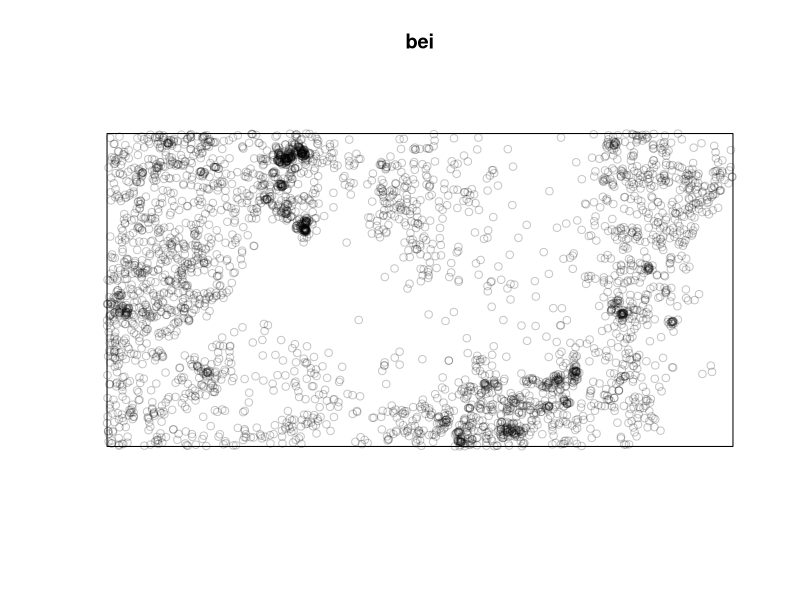
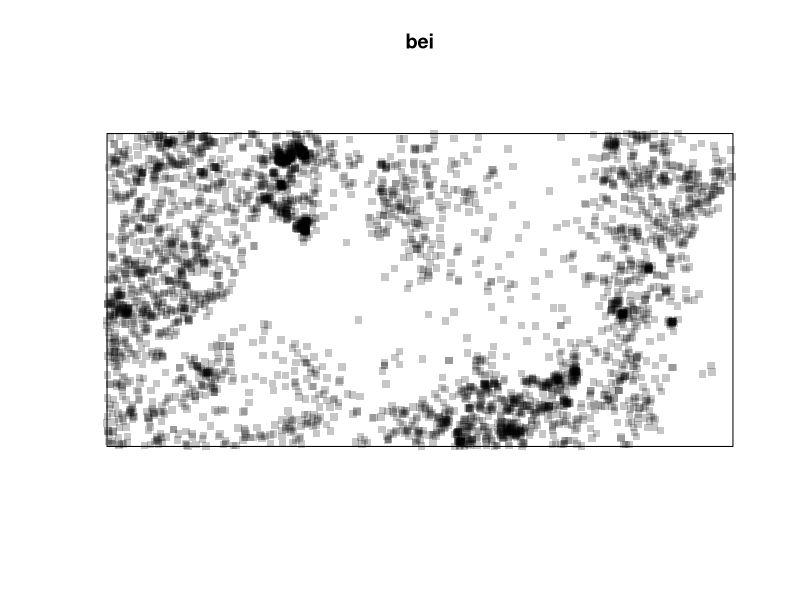
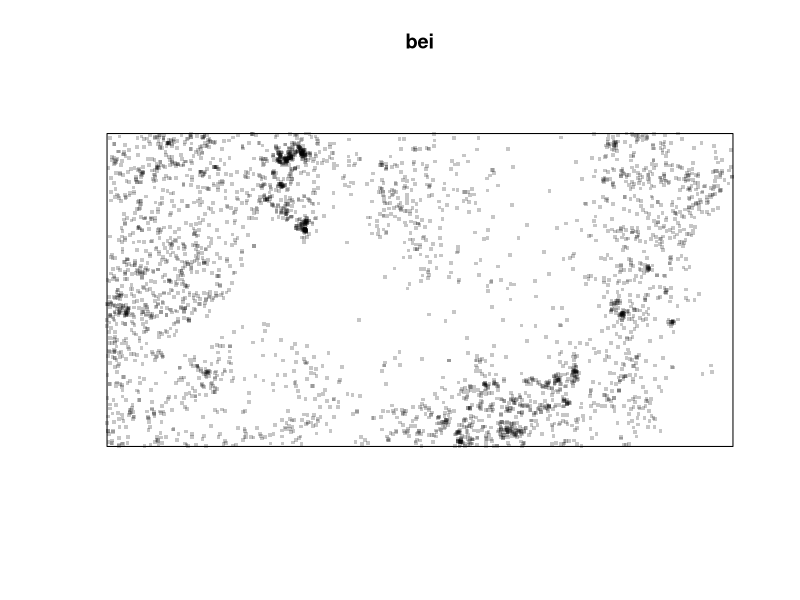
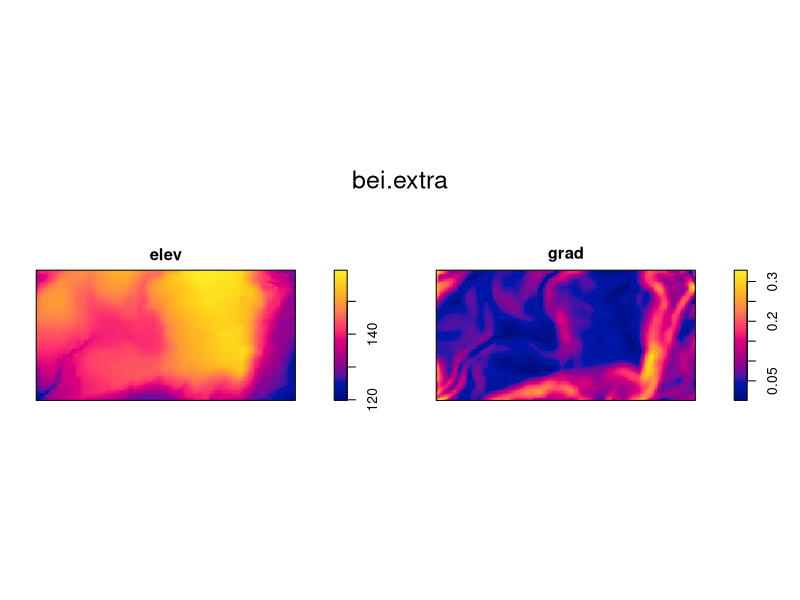
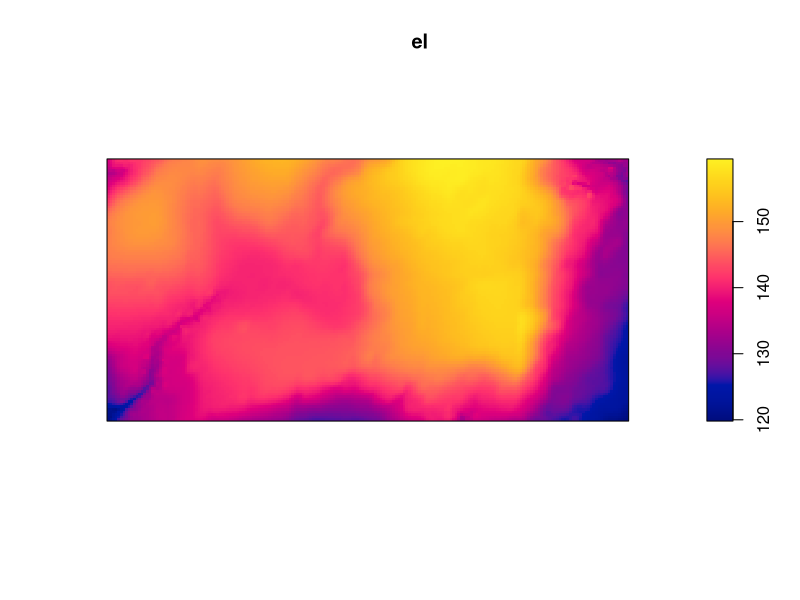
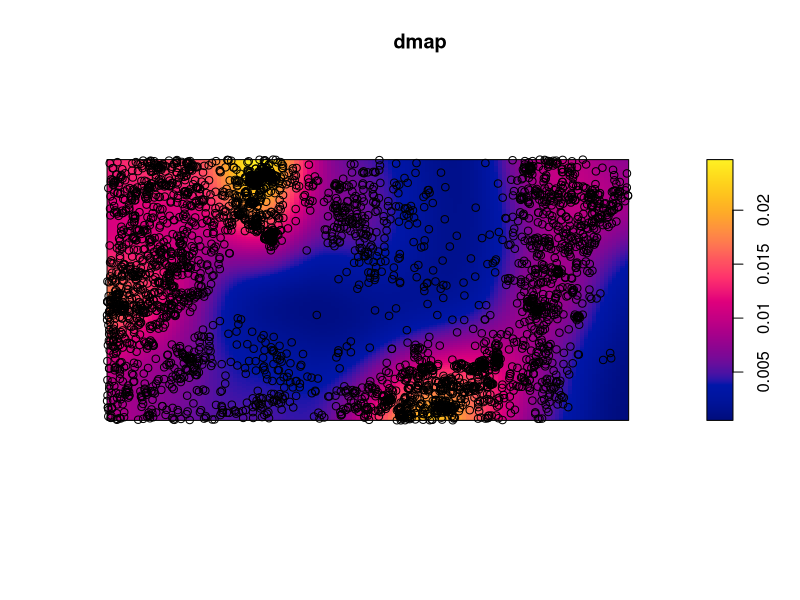
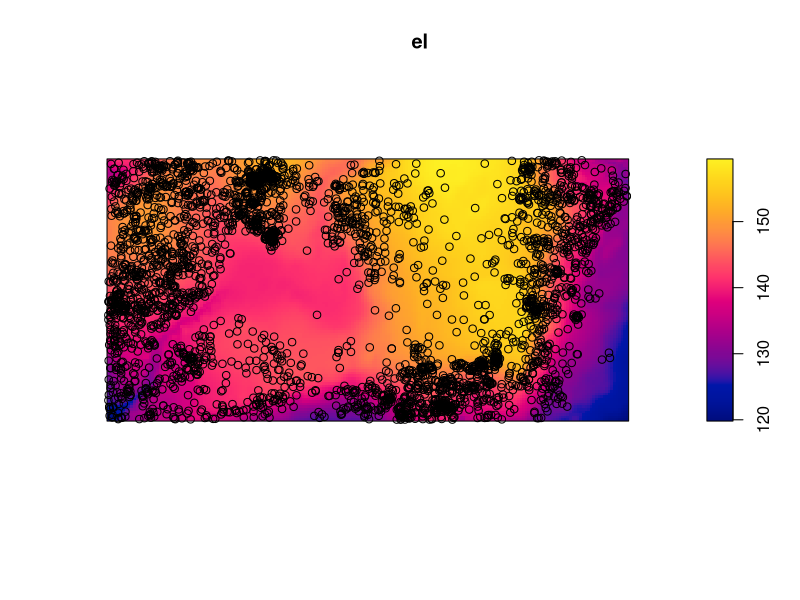
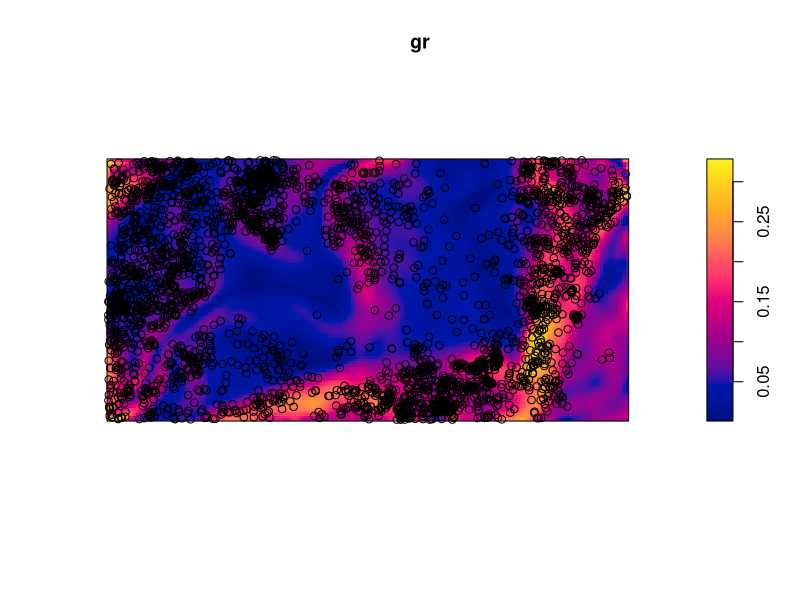

Generate these figures, in order, with R: (Note: this script raises an error after producing the figures.)
library(spatstat)
bei
plot(bei)
plot(bei, pch=15)
plot(bei, pch=15, cex=.5)
bei.extra
plot(bei.extra)
el <- bei.extra$elev
plot(el)
el <- bei.extra[[1]]
dmap <- density(bei)
plot(dmap)
points(bei)

plot(el)
points(bei)

gr <- bei.extra[[2]]
plot(gr)
points(bei)
par(mfrow=c(1,2)) 
plot(dmap)
plot(el)
par(mfrow=c(2,1)) 
plot(dmap)
plot(el)
dev.off()
cl <- colorRampPalette(c("green", "red", "blue"))
plot(dmap, col=cl)
cl <- colorRampPalette(c("green", "red", "blue"))(100)
plot(dmap, col=cl)
cln <- colorRampPalette(c("chartreuse1", "brown2", "cyan", "lightblue"))
plot(dmap, col=cln(100))
dev.off()
par(mfrow=c(1,2)) 
plot(dmap, col=cl)
plot(dmap, col=cln)
ppm(bei ~ gr)
fit <- ppm(bei ~ gr)
summary(fit)
plot(predict(fit))
points(bei)
diagnose(fit)
